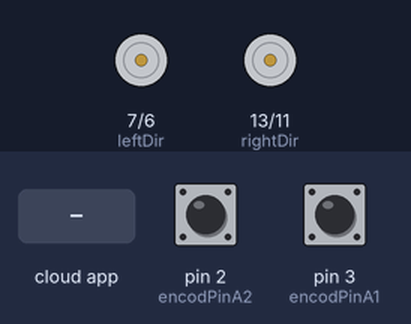
Recording of a sketch running on a simulated Arduino Mega 2560, built with avr-gcc and run on an emulated ATmega2560. Shown: direction and speed pins drawn as motors (green arrow = direction pin HIGH = forward, orange = LOW = backward, longer = more drive). The inputs (shaded band) are chosen by the test bench; at power-on: pin 2 (encodPinA2) HIGH, pin 3 (encodPinA1) HIGH. The ROS host is connected and sends only what is stated.

Above: at 1.2 s.
1.3 s: the phone or cloud app sets angular.z to -100
At 2.9 s:
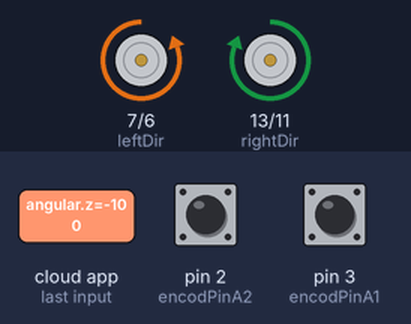
3.2 s: the phone or cloud app sets linear.x to -100
At 4.4 s:
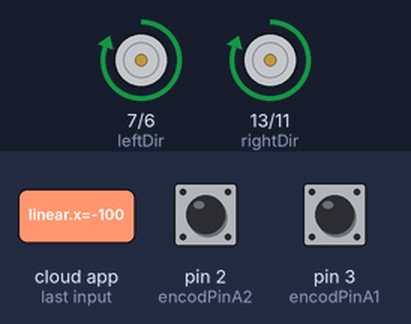
5.0 s: the phone or cloud app sets linear.x to 0
At 5.15 s:
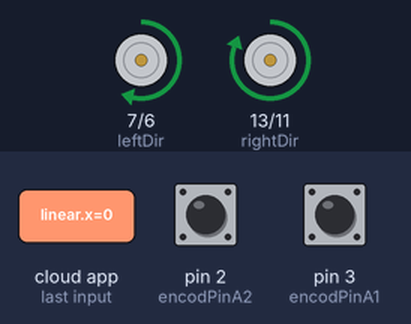
8.0 s: the phone or cloud app sets angular.z to 0
At 9.1 s:
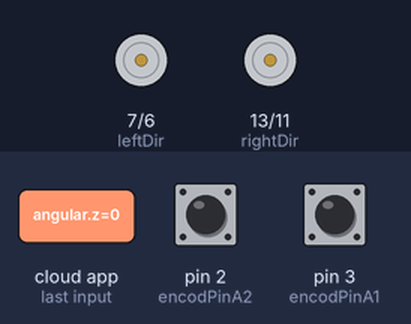
9.5 s: the phone or cloud app sets linear.x to 100
At 10.2 s:
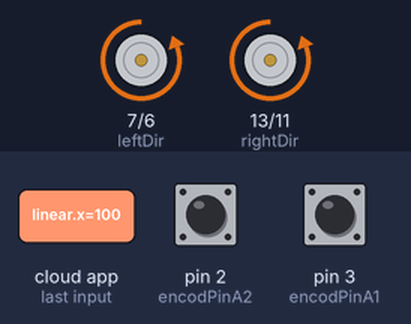
11.1 s: the phone or cloud app sets linear.x to -100
At 11.25 s:
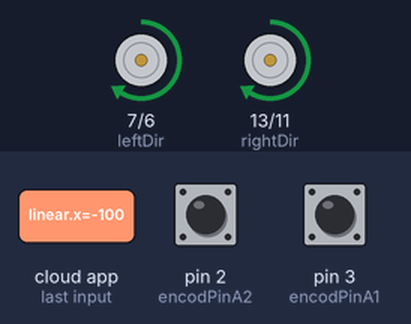
Timing chart, 0 to 13.8 s (numbered marks = the images above; inputs shaded):
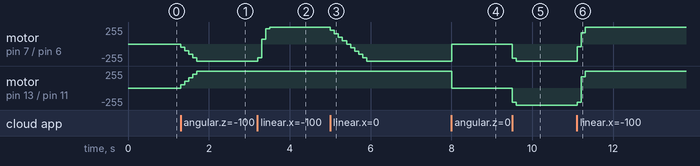

The sketch:

motor_controller.ino
```cpp
// Author: Sung Jik Cha
// Credits:
//   http://forum.arduino.cc/index.php?topic=8652.0
//   Dallaby   http://letsmakerobots.com/node/19558#comment-49685
//   Bill Porter  http://www.billporter.info/?p=286
//   bobbyorr (nice connection diagram) http://forum.pololu.com/viewtopic.php?f=15&t=1923

//ROS headers
#if (ARDUINO >= 100)
 #include <Arduino.h>
#else
 #include <WProgram.h>
#endif
#include <ros.h>
#include <std_msgs/String.h>
#include <geometry_msgs/Vector3Stamped.h>
#include <geometry_msgs/Twist.h>
#include <ros/time.h>
#include "robot_specs.h"

#define leftPwm 6
#define leftDir 7
#define rightPwm 11
#define rightDir 13
#define encodPinA1      3     // encoder A pinn
#define encodPinB1      8     // encoder B pin
#define encodPinA2      2
#define encodPinB2      9
#define LOOPTIME        100   // PID loop time(ms)

/*
  WIRING CONFIGURATION


  Top Shield: RIGHT
	White: 9
	Yellow: 2
	Blue: Vcc
	Green: GND
	Black: B
	Red: A


  Bottom Shield: LEFT
	White: 8
	Yellow: 3
	Blue: Vcc
	Green: GND
	Black: A
	Red: B

*/

unsigned long lastMilli = 0;       // loop timing
// unsigned long lastMilliPub = 0;
double rpm_req1 = 0;
double rpm_req2 = 0;
double rpm_act1 = 0;
double rpm_act2 = 0;
int PWM_val1 = 0;
int PWM_val2 = 0;
volatile long count1 = 0;          // rev counter
volatile long count2 = 0;
long countAnt1 = 0;
long countAnt2 = 0;
float Kp =   0.5;
float Kd =   0;
float Ki =   0;
ros::NodeHandle nh;

void handle_cmd( const geometry_msgs::Twist& cmd_msg) {
  double x = cmd_msg.linear.x;
  double z = cmd_msg.angular.z;
  if (z == 0) {     // go straight
    // convert m/s to rpm
    rpm_req1 = x*60/(pi*wheel_diameter);
    rpm_req2 = rpm_req1;
  }
  else if (x == 0) {
    // convert rad/s to rpm
    rpm_req2 = z*track_width*60/(wheel_diameter*pi*2);
    rpm_req1 = -rpm_req2;
  }
  else {
    rpm_req1 = x*60/(pi*wheel_diameter)-z*track_width*60/(wheel_diameter*pi*2);
    rpm_req2 = x*60/(pi*wheel_diameter)+z*track_width*60/(wheel_diameter*pi*2);
  }
  // d("Req1: " + String(rpm_req1));
}

ros::Subscriber<geometry_msgs::Twist> sub("/cmd_vel_mux/input/teleop", &handle_cmd);
// ros::Subscriber<geometry_msgs::Twist> sub("/teleop_velocity_smoother/raw_cmd_vel", &handle_cmd );

geometry_msgs::Vector3Stamped rpm_msg;
ros::Publisher rpm_pub("rpm", &rpm_msg);
std_msgs::String debug_msg;
ros::Publisher debug("debug", &debug_msg);
ros::Time current_time;
ros::Time last_time;

void setup() {
 count1 = 0;
 count2 = 0;
 countAnt1 = 0;
 countAnt2 = 0;
 rpm_req1 = 0;
 rpm_req2 = 0;
 rpm_act1 = 0;
 rpm_act2 = 0;
 PWM_val1 = 0;
 PWM_val2 = 0;
 nh.initNode();
 nh.getHardware()->setBaud(57600);
 nh.subscribe(sub);
 nh.advertise(debug);
 nh.advertise(rpm_pub);

 pinMode(leftPwm, OUTPUT);
 pinMode(leftDir, OUTPUT);
 pinMode(encodPinA1, INPUT);
 pinMode(encodPinB1, INPUT);
 digitalWrite(encodPinA1, HIGH);                // turn on pullup resistor
 digitalWrite(encodPinB1, HIGH);
 attachInterrupt(1, encoder1, RISING);

 pinMode(rightPwm, OUTPUT);
 pinMode(rightDir, OUTPUT);
 pinMode(encodPinA2, INPUT);
 pinMode(encodPinB2, INPUT);
 digitalWrite(encodPinA2, HIGH);                // turn on pullup resistor
 digitalWrite(encodPinB2, HIGH);
 attachInterrupt(0, encoder2, RISING);
}

void loop() {
  nh.spinOnce();
  unsigned long time = millis();
  if(time-lastMilli>= LOOPTIME)   {      // enter tmed loop
    getMotorData(time-lastMilli);

    PWM_val1 = updatePid(1, PWM_val1, rpm_req1, rpm_act1);
    PWM_val2 = updatePid(2,PWM_val2,rpm_req2, rpm_act2);

    if (rpm_req1 == 0.0 && rpm_act1 == 0.0) {
      PWM_val1 = 0;
    }
    if (rpm_req2 == 0.0 && rpm_act2 == 0.0) {
      PWM_val2 = 0;
    }

    d("RPM REQ1: " + String(rpm_req1));
    d("RPM ACTUAL1: " + String(rpm_act1));
    d("PWM 1: " + String(PWM_val1));

    d("RPM REQ2: " + String(rpm_req2));
    d("RPM ACTUAL2 : " + String(rpm_act2));
    d("PWM 2: " + String(PWM_val2));

    if(PWM_val1 > 0) {
      digitalWrite(leftDir,LOW);
    } else if (PWM_val1 < 0) {
      digitalWrite(leftDir,HIGH);
    }

    if(PWM_val2 > 0) {
      digitalWrite(rightDir,LOW);
    } else if (PWM_val2 < 0) {
      digitalWrite(rightDir,HIGH);
    }

    analogWrite(leftPwm,abs(PWM_val1));
    analogWrite(rightPwm,abs(PWM_val2));

    publishRPM(time-lastMilli);
    lastMilli = time;
  }
  // if(time-lastMilliPub >= LOOPTIME) {
  // //  publishRPM(time-lastMilliPub);
  //   lastMilliPub = time;
  // }
}

// Debug message
void d(String s) {
    char s_arr[100];
    s.toCharArray(s_arr,100);
    debug_msg.data = s_arr;
    debug.publish( &debug_msg);
}

void getMotorData(unsigned long time)  {
 rpm_act1 = double((count1-countAnt1)*60*1000)/double(time*encoder_pulse*gear_ratio);
 rpm_act2 = double((count2-countAnt2)*60*1000)/double(time*encoder_pulse*gear_ratio);
 countAnt1 = count1;
 countAnt2 = count2;
}

int updatePid(int id, int command, double targetValue, double currentValue) {
  double pidTerm = 0;                            // PID correction
  double error = 0;
  double new_pwm = 0;
  double new_cmd = 0;
  static double last_error1 = 0;
  static double last_error2 = 0;
  static double int_error1 = 0;
  static double int_error2 = 0;

  error = targetValue-currentValue;

  if (id == 1) {
    int_error1 += error;
    pidTerm = Kp*error + Kd*(error-last_error1) + Ki*int_error1;
    last_error1 = error;
  }
  else {
    int_error2 += error;
    pidTerm = Kp*error + Kd*(error-last_error2) + Ki*int_error2;
    last_error2 = error;
  }

  float resolution = 255.0;
  new_pwm = constrain(double(command)*MAX_RPM/resolution + pidTerm, -MAX_RPM, MAX_RPM);

  new_cmd = resolution*new_pwm/MAX_RPM;
  return int(new_cmd);
}

void publishRPM(unsigned long time) {
  rpm_msg.header.stamp = nh.now();
  rpm_msg.vector.x = rpm_act1;
  rpm_msg.vector.y = rpm_act2;
  rpm_msg.vector.z = double(time)/1000;
  rpm_pub.publish(&rpm_msg);
  nh.spinOnce();
}

void encoder1() {
  if (digitalRead(encodPinA1) == digitalRead(encodPinB1)) count1++;
  else count1--;
}


void encoder2() {
  if (digitalRead(encodPinA2) == digitalRead(encodPinB2)) count2--;
  else count2++;
}
```

robot_specs.h
```cpp
#ifndef ROBOT_SPECS_H
#define ROBOT_SPECS_H

#define encoder_pulse   16
#define gear_ratio      30
#define wheel_diameter  0.0508   //m
#define wheel_width     0.02   //m
#define track_width     0.4826   //m
#define MAX_RPM         225
#define pi              3.1415926
#define two_pi          6.2831853
#endif
```

Measured:
- after the input at 1.3 s, motor on pin 7 (leftDir) / pin 6 (leftPwm): moves from stopped to backward 255/255 over 0.40 s, starting at once; motor on pin 13 (rightDir) / pin 11 (rightPwm): moves from stopped to forward 255/255 over 0.40 s, starting at once
- after the input at 3.2 s, motor on pin 7 (leftDir) / pin 6 (leftPwm): backward 255/255 → backward 204/255 at once, → forward 68/255 0.10 s later, → forward 229/255 0.10 s later, → forward 255/255 0.10 s later
- after the input at 5.0 s, motor on pin 7 (leftDir) / pin 6 (leftPwm): moves from forward 255/255 to backward 255/255 over 0.90 s, starting at once
- after the input at 8.0 s, motor on pin 7 (leftDir) / pin 6 (leftPwm): backward 255/255 → stopped at once; motor on pin 13 (rightDir) / pin 11 (rightPwm): forward 255/255 → stopped at once
- after the input at 9.5 s, motor on pin 7 (leftDir) / pin 6 (leftPwm), motor on pin 13 (rightDir) / pin 11 (rightPwm): stopped → backward 213/255 at once, → backward 255/255 0.10 s later
- after the input at 11.1 s, motor on pin 7 (leftDir) / pin 6 (leftPwm): backward 255/255 → backward 41/255 at once, → forward 172/255 0.10 s later, → forward 255/255 0.10 s later; motor on pin 13 (rightDir) / pin 11 (rightPwm): backward 255/255 → backward 213/255 at once, → forward 172/255 0.10 s later, → forward 255/255 0.10 s later
